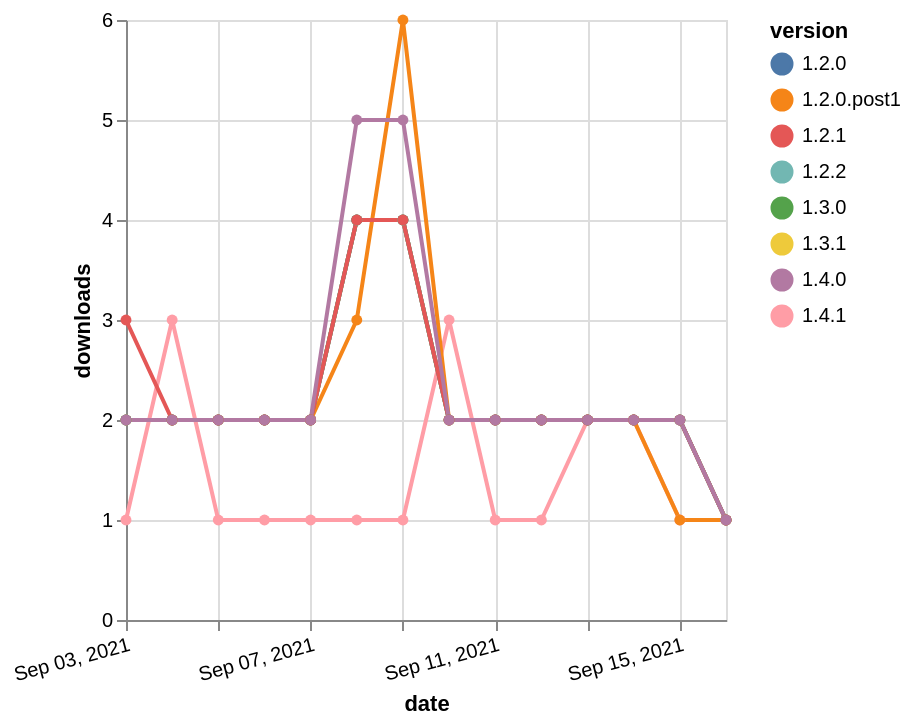

Specify this chart in Vega-Lite:
### Vega-Lite specification from a JSON file in a GitHub repository (floating-point values rounded to 4 significant figures)
{"$schema": "https://vega.github.io/schema/vega-lite/v5.json", "description": "A simple bar chart with embedded data.", "data": {"values": [{"date": "2021-09-03", "total": 2456, "delta": 2, "version": "1.3.0"}, {"date": "2021-09-04", "total": 2458, "delta": 2, "version": "1.3.0"}, {"date": "2021-09-05", "total": 2460, "delta": 2, "version": "1.3.0"}, {"date": "2021-09-06", "total": 2462, "delta": 2, "version": "1.3.0"}, {"date": "2021-09-07", "total": 2464, "delta": 2, "version": "1.3.0"}, {"date": "2021-09-08", "total": 2468, "delta": 4, "version": "1.3.0"}, {"date": "2021-09-09", "total": 2472, "delta": 4, "version": "1.3.0"}, {"date": "2021-09-10", "total": 2474, "delta": 2, "version": "1.3.0"}, {"date": "2021-09-11", "total": 2476, "delta": 2, "version": "1.3.0"}, {"date": "2021-09-12", "total": 2478, "delta": 2, "version": "1.3.0"}, {"date": "2021-09-13", "total": 2480, "delta": 2, "version": "1.3.0"}, {"date": "2021-09-14", "total": 2482, "delta": 2, "version": "1.3.0"}, {"date": "2021-09-15", "total": 2484, "delta": 2, "version": "1.3.0"}, {"date": "2021-09-16", "total": 2485, "delta": 1, "version": "1.3.0"}, {"date": "2021-09-03", "total": 494, "delta": 1, "version": "1.4.1"}, {"date": "2021-09-04", "total": 497, "delta": 3, "version": "1.4.1"}, {"date": "2021-09-05", "total": 498, "delta": 1, "version": "1.4.1"}, {"date": "2021-09-06", "total": 499, "delta": 1, "version": "1.4.1"}, {"date": "2021-09-07", "total": 500, "delta": 1, "version": "1.4.1"}, {"date": "2021-09-08", "total": 501, "delta": 1, "version": "1.4.1"}, {"date": "2021-09-09", "total": 502, "delta": 1, "version": "1.4.1"}, {"date": "2021-09-10", "total": 505, "delta": 3, "version": "1.4.1"}, {"date": "2021-09-11", "total": 506, "delta": 1, "version": "1.4.1"}, {"date": "2021-09-12", "total": 507, "delta": 1, "version": "1.4.1"}, {"date": "2021-09-13", "total": 509, "delta": 2, "version": "1.4.1"}, {"date": "2021-09-14", "total": 511, "delta": 2, "version": "1.4.1"}, {"date": "2021-09-15", "total": 512, "delta": 1, "version": "1.4.1"}, {"date": "2021-09-16", "total": 513, "delta": 1, "version": "1.4.1"}, {"date": "2021-09-03", "total": 2442, "delta": 2, "version": "1.2.2"}, {"date": "2021-09-04", "total": 2444, "delta": 2, "version": "1.2.2"}, {"date": "2021-09-05", "total": 2446, "delta": 2, "version": "1.2.2"}, {"date": "2021-09-06", "total": 2448, "delta": 2, "version": "1.2.2"}, {"date": "2021-09-07", "total": 2450, "delta": 2, "version": "1.2.2"}, {"date": "2021-09-08", "total": 2454, "delta": 4, "version": "1.2.2"}, {"date": "2021-09-09", "total": 2458, "delta": 4, "version": "1.2.2"}, {"date": "2021-09-10", "total": 2460, "delta": 2, "version": "1.2.2"}, {"date": "2021-09-11", "total": 2462, "delta": 2, "version": "1.2.2"}, {"date": "2021-09-12", "total": 2464, "delta": 2, "version": "1.2.2"}, {"date": "2021-09-13", "total": 2466, "delta": 2, "version": "1.2.2"}, {"date": "2021-09-14", "total": 2468, "delta": 2, "version": "1.2.2"}, {"date": "2021-09-15", "total": 2470, "delta": 2, "version": "1.2.2"}, {"date": "2021-09-16", "total": 2471, "delta": 1, "version": "1.2.2"}, {"date": "2021-09-03", "total": 2542, "delta": 2, "version": "1.3.1"}, {"date": "2021-09-04", "total": 2544, "delta": 2, "version": "1.3.1"}, {"date": "2021-09-05", "total": 2546, "delta": 2, "version": "1.3.1"}, {"date": "2021-09-06", "total": 2548, "delta": 2, "version": "1.3.1"}, {"date": "2021-09-07", "total": 2550, "delta": 2, "version": "1.3.1"}, {"date": "2021-09-08", "total": 2554, "delta": 4, "version": "1.3.1"}, {"date": "2021-09-09", "total": 2558, "delta": 4, "version": "1.3.1"}, {"date": "2021-09-10", "total": 2560, "delta": 2, "version": "1.3.1"}, {"date": "2021-09-11", "total": 2562, "delta": 2, "version": "1.3.1"}, {"date": "2021-09-12", "total": 2564, "delta": 2, "version": "1.3.1"}, {"date": "2021-09-13", "total": 2566, "delta": 2, "version": "1.3.1"}, {"date": "2021-09-14", "total": 2568, "delta": 2, "version": "1.3.1"}, {"date": "2021-09-15", "total": 2570, "delta": 2, "version": "1.3.1"}, {"date": "2021-09-16", "total": 2571, "delta": 1, "version": "1.3.1"}, {"date": "2021-09-03", "total": 2507, "delta": 2, "version": "1.2.0.post1"}, {"date": "2021-09-04", "total": 2509, "delta": 2, "version": "1.2.0.post1"}, {"date": "2021-09-05", "total": 2511, "delta": 2, "version": "1.2.0.post1"}, {"date": "2021-09-06", "total": 2513, "delta": 2, "version": "1.2.0.post1"}, {"date": "2021-09-07", "total": 2515, "delta": 2, "version": "1.2.0.post1"}, {"date": "2021-09-08", "total": 2518, "delta": 3, "version": "1.2.0.post1"}, {"date": "2021-09-09", "total": 2524, "delta": 6, "version": "1.2.0.post1"}, {"date": "2021-09-10", "total": 2526, "delta": 2, "version": "1.2.0.post1"}, {"date": "2021-09-11", "total": 2528, "delta": 2, "version": "1.2.0.post1"}, {"date": "2021-09-12", "total": 2530, "delta": 2, "version": "1.2.0.post1"}, {"date": "2021-09-13", "total": 2532, "delta": 2, "version": "1.2.0.post1"}, {"date": "2021-09-14", "total": 2534, "delta": 2, "version": "1.2.0.post1"}, {"date": "2021-09-15", "total": 2535, "delta": 1, "version": "1.2.0.post1"}, {"date": "2021-09-16", "total": 2536, "delta": 1, "version": "1.2.0.post1"}, {"date": "2021-09-03", "total": 2471, "delta": 2, "version": "1.2.0"}, {"date": "2021-09-04", "total": 2473, "delta": 2, "version": "1.2.0"}, {"date": "2021-09-05", "total": 2475, "delta": 2, "version": "1.2.0"}, {"date": "2021-09-06", "total": 2477, "delta": 2, "version": "1.2.0"}, {"date": "2021-09-07", "total": 2479, "delta": 2, "version": "1.2.0"}, {"date": "2021-09-08", "total": 2483, "delta": 4, "version": "1.2.0"}, {"date": "2021-09-09", "total": 2487, "delta": 4, "version": "1.2.0"}, {"date": "2021-09-10", "total": 2489, "delta": 2, "version": "1.2.0"}, {"date": "2021-09-11", "total": 2491, "delta": 2, "version": "1.2.0"}, {"date": "2021-09-12", "total": 2493, "delta": 2, "version": "1.2.0"}, {"date": "2021-09-13", "total": 2495, "delta": 2, "version": "1.2.0"}, {"date": "2021-09-14", "total": 2497, "delta": 2, "version": "1.2.0"}, {"date": "2021-09-15", "total": 2499, "delta": 2, "version": "1.2.0"}, {"date": "2021-09-16", "total": 2500, "delta": 1, "version": "1.2.0"}, {"date": "2021-09-03", "total": 2471, "delta": 3, "version": "1.2.1"}, {"date": "2021-09-04", "total": 2473, "delta": 2, "version": "1.2.1"}, {"date": "2021-09-05", "total": 2475, "delta": 2, "version": "1.2.1"}, {"date": "2021-09-06", "total": 2477, "delta": 2, "version": "1.2.1"}, {"date": "2021-09-07", "total": 2479, "delta": 2, "version": "1.2.1"}, {"date": "2021-09-08", "total": 2483, "delta": 4, "version": "1.2.1"}, {"date": "2021-09-09", "total": 2487, "delta": 4, "version": "1.2.1"}, {"date": "2021-09-10", "total": 2489, "delta": 2, "version": "1.2.1"}, {"date": "2021-09-11", "total": 2491, "delta": 2, "version": "1.2.1"}, {"date": "2021-09-12", "total": 2493, "delta": 2, "version": "1.2.1"}, {"date": "2021-09-13", "total": 2495, "delta": 2, "version": "1.2.1"}, {"date": "2021-09-14", "total": 2497, "delta": 2, "version": "1.2.1"}, {"date": "2021-09-15", "total": 2499, "delta": 2, "version": "1.2.1"}, {"date": "2021-09-16", "total": 2500, "delta": 1, "version": "1.2.1"}, {"date": "2021-09-03", "total": 2668, "delta": 2, "version": "1.4.0"}, {"date": "2021-09-04", "total": 2670, "delta": 2, "version": "1.4.0"}, {"date": "2021-09-05", "total": 2672, "delta": 2, "version": "1.4.0"}, {"date": "2021-09-06", "total": 2674, "delta": 2, "version": "1.4.0"}, {"date": "2021-09-07", "total": 2676, "delta": 2, "version": "1.4.0"}, {"date": "2021-09-08", "total": 2681, "delta": 5, "version": "1.4.0"}, {"date": "2021-09-09", "total": 2686, "delta": 5, "version": "1.4.0"}, {"date": "2021-09-10", "total": 2688, "delta": 2, "version": "1.4.0"}, {"date": "2021-09-11", "total": 2690, "delta": 2, "version": "1.4.0"}, {"date": "2021-09-12", "total": 2692, "delta": 2, "version": "1.4.0"}, {"date": "2021-09-13", "total": 2694, "delta": 2, "version": "1.4.0"}, {"date": "2021-09-14", "total": 2696, "delta": 2, "version": "1.4.0"}, {"date": "2021-09-15", "total": 2698, "delta": 2, "version": "1.4.0"}, {"date": "2021-09-16", "total": 2699, "delta": 1, "version": "1.4.0"}]}, "width": "container", "mark": {"type": "line", "point": {"filled": true}}, "encoding": {"x": {"field": "date", "type": "temporal", "timeUnit": "yearmonthdate", "title": "date", "axis": {"labelAngle": -15}}, "y": {"field": "delta", "type": "quantitative", "title": "downloads"}, "color": {"field": "version", "type": "nominal"}, "tooltip": {"field": "delta"}}}
